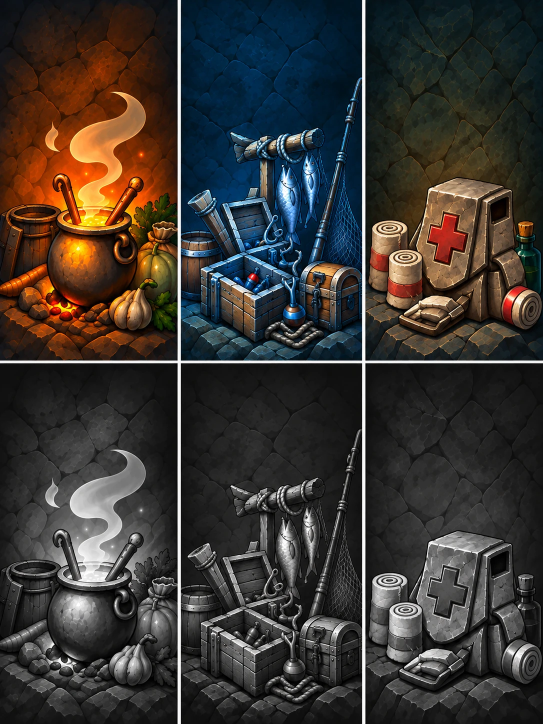
#> input picture docs/profession-cards.png, 1086 x 1448 px (shown at 1/2 size)
$ python make_profession_cards.py
#> lines starting #> are read from the running program, lines starting #| are printed output that depends on the picture; long printed decimals are rounded
### Tools/paths.py
"""Where the big generated folders live.

`Tools/output` (the built voice pack and every rendered preview, ~3 GB) and
`Tools/cache` (the downloaded cmangos dump and wago tables, ~350 MB) used to sit
inside the addon folder. They are generated, gitignored and enormous, and the
addon folder is something the user backs up and syncs, so they were moved out
(user, 2026-09-22) to a sibling folder:

    Project Web/MelloUI/            the addon and its tools
    Project Web/MelloUI-BuildData/  output/ and cache/

Nothing about the addon or the release depends on them. `.pkgmeta` already kept
`Tools` out of the zip, so this changes what is on disk, not what ships.

    from paths import OUTPUT, CACHE

Resolution order, so that a machine which never moved them still works:

    1. MELLOUI_BUILD_DATA, if it is set
    2. the old Tools/output, Tools/cache, if they are still there
    3. the sibling MelloUI-BuildData folder  (created on demand)

`pack_sources` deliberately did NOT move: it is the kit's source art, and
kitforge (in `MelloUI Test/tools/kitforge`) points straight at
`Tools/pack_sources/kit/v2_2x`.

The texture MASTERS moved out too (user, 2026-09-24: the compressed textures
approved; Media keeps only what ships). Every tool that paints art writes
its 32-bit TGA master under `MelloUI-BuildData/masters/Media/...`, at the path
the file used to have in the addon (masters/Media/Kit/window/frame_t.tga,
masters/Media/Textures/GameMenuFrame.tga ...), with the master
KitLayout.lua and KitSlices.lua beside them. The addon's Media holds what
the client loads, made from the masters by one command:

    python Tools/texture_pack.py ship

(BLP / DXT where the quality gate passes, atlas sheets for the small kit
pieces, TGA where it fails; Media/KitLayout.lua and Media/KitSlices.lua).
The masters never ship and are never written by that command.

    from paths import MASTERS, MASTER_MEDIA, ADDON_MEDIA

Resolution: MELLOUI_BUILD_DATA/masters if that is set, else the sibling
MelloUI-BuildData/masters (never inside the addon: the masters must not ship).
"""
from __future__ import annotations

import os

HERE = os.path.dirname(os.path.abspath(__file__))
ADDON = os.path.dirname(HERE)
SIBLING = os.path.join(os.path.dirname(ADDON), "MelloUI-BuildData")


def _resolve(name: str) -> str:
    override = os.environ.get("MELLOUI_BUILD_DATA", "").strip()
    if override:
        return os.path.join(override, name)
    in_repo = os.path.join(HERE, name)
    if os.path.isdir(in_repo):
        return in_repo
    return os.path.join(SIBLING, name)


#: The built voice pack, rendered frames and every preview a tool writes.
OUTPUT = _resolve("output")
#: Downloaded source data: the cmangos dump, wago tables, Wowhead pages.
CACHE = _resolve("cache")
#: The cut source art the kit is built from. Still inside Tools -- see above.
PACK_SOURCES = os.path.join(HERE, "pack_sources")

# (1.2.2) the line every generated data file holding classic-db data carries under its header: the cmangos classic-db
# is GPL-3.0, and so are the files made from it (LICENSE, LICENSE-GPL-3.0.txt)
GPL_NOTICE = ("-- Holds data derived from the cmangos classic-db (GPL-3.0): this file is under the GPL-3.0, "
              "see LICENSE-GPL-3.0.txt and LICENSE in the MelloUI folder.")


def _masters() -> str:
    override = os.environ.get("MELLOUI_BUILD_DATA", "").strip()
    return os.path.join(override if override else SIBLING, "masters")


#: The texture masters (32-bit TGA, never shipped) and their layout data.
MASTERS = _masters()
#: ... laid out as the addon's Media was: MASTER_MEDIA/Kit/window/frame_t.tga
MASTER_MEDIA = os.path.join(MASTERS, "Media")
#: The addon's own Media: what the client loads (and the ship step writes).
ADDON_MEDIA = os.path.join(ADDON, "Media")


def master(*parts: str) -> str:
    """A path under the masters' Media, for a tool that writes or reads a
    TGA master: master("Textures", "GameMenuFrame.tga")."""
    return os.path.join(MASTER_MEDIA, *parts)


# [4 lines left out: function ensure, not called in this run]


# [4 lines that do not run on import are left out]

### Tools/make_profession_cards.py
"""
Build Media/Textures/ProfessionCards.tga, the illustrations the Professions
Panel lays into the body of the book page's profession cards, from
docs/profession-cards.png (a 3 x 2 grid, 1086 x 1448: one column per
profession, row 1 coloured for a learned profession, row 2 grey for one
not learned; thin white dividers between the cells).

Each cell (about 352 x 717) is taller than a card body (300 x 334 art px,
under the skill bar and down to the card's bottom rail): the body's aspect
is cut from the cell's bottom, keeping the subject on its floor and losing
the empty wall above it. A soft shade darkens the bottom third where the
game's spell rings and their labels sit. The cuts are scaled to 252 x 281
(1.46 x their on-screen size at the module's 700 px window) and packed on
a 1024 x 1024 sheet, one column per profession, coloured over grey, with a
2 px extruded gutter round each so linear filtering never bleeds a
neighbour in. The rest of the sheet is free for the primary professions'
illustrations (their stone, bars and crosses are in the page skin).

    python Tools\\make_profession_cards.py

prints the UV table ProfessionsPanel.lua uses.
"""
import os
from PIL import Image
import numpy as np
from paths import OUTPUT
from paths import master  # the TGA masters: MelloUI-BuildData/masters/Media

HERE = os.path.dirname(os.path.abspath(__file__))
SRC = os.path.join(HERE, "..", "docs", "profession-cards.png")
OUT = master("Textures", "ProfessionCards.tga")  # the TGA master (Tools/paths.py); `texture_pack.py ship` makes what Media ships
PREVIEW = os.path.join(OUTPUT, "profession_cards_sheet.png")

SHEET = 1024
CELL_W, CELL_H = 256, 288              # the pitch of a cell on the sheet
GUTTER = 2                              # extruded edge round each sprite
SPRITE_W, SPRITE_H = CELL_W - 2 * GUTTER, CELL_H - 2 * GUTTER - 3   # 252 x 281, the body's 300 x 334
BODY_W, BODY_H = 300, 334               # a card body in art px
BOTTOM_MARGIN = 12                      # source rows kept under the subject's floor
SHADE_FROM, SHADE_TO = 0.62, 0.55       # the bottom shade: starts at 62 % of the height, 55 % brightness at the edge

# the grid: columns are professions, rows are learned / not learned
COLUMNS = [("cooking", 2, 353), ("fishing", 364, 722), ("firstaid", 733, 1083)]
ROWS = [("learned", 2, 718), ("unlearned", 729, 1445)]


def cut(src, x0, x1, y1):
    """The bottom of a cell at the body's aspect."""
    w = x1 - x0
    h = round(w * BODY_H / BODY_W)
    cy1 = y1 - BOTTOM_MARGIN
    return src.crop((x0, cy1 - h, x1, cy1)).resize((SPRITE_W, SPRITE_H), Image.LANCZOS)


def shade(sprite):
    a = np.array(sprite).astype(float)
    h = a.shape[0]
    t = np.clip((np.arange(h) / (h - 1) - SHADE_FROM) / (1 - SHADE_FROM), 0, 1)
    k = 1 - (1 - SHADE_TO) * t ** 1.4
    a[:, :, :3] *= k[:, None, None]
    return Image.fromarray(np.clip(a, 0, 255).astype(np.uint8))


def extrude(sheet, x, y, w, h, g):
    """Fill the gutter round a sprite with its clamped edge pixels."""
    a = np.array(sheet)
    a[y - g:y, x:x + w] = a[y, x:x + w]
    a[y + h:y + h + g, x:x + w] = a[y + h - 1, x:x + w]
    a[y - g:y + h + g, x - g:x] = a[y - g:y + h + g, x][:, None, :]
    a[y - g:y + h + g, x + w:x + w + g] = a[y - g:y + h + g, x + w - 1][:, None, :]
    return Image.fromarray(a)


src = Image.open(SRC).convert("RGBA")
sheet = Image.new("RGBA", (SHEET, SHEET), (0, 0, 0, 0))
#> sheet: PIL image 1024x1024 RGBA; every value is 0
uv = {}
for r, (state, y0, y1) in enumerate(ROWS):
    for c, (name, x0, x1) in enumerate(COLUMNS):
        sprite = shade(cut(src, x0, x1, y1))
        px, py = c * CELL_W + GUTTER, r * CELL_H + GUTTER
        sheet.paste(sprite, (px, py))
        sheet = extrude(sheet, px, py, SPRITE_W, SPRITE_H, GUTTER)
        uv[(name, state)] = (px, py, SPRITE_W, SPRITE_H)
#> this loop made 2 passes
#> pass 1, in extrude, `a = np.array(sheet)`:
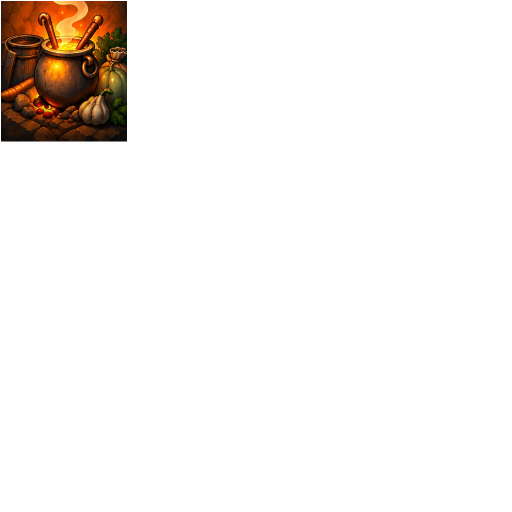
#> a: shape (1024, 1024, 4) (shown at 1/2 size); mean R, G, B, A 7.4, 3.8, 1.1, 17.2; transparent parts drawn white
#> pass 1, in shade (call 2), `a = np.array(sprite).astype(float)`:
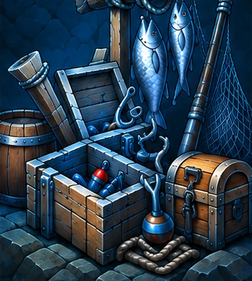
#> a: shape (281, 252, 4) float64; mean R, G, B, A 40.3, 61.9, 79.5, 255
#> pass 1, in extrude (call 2), `a = np.array(sheet)`:
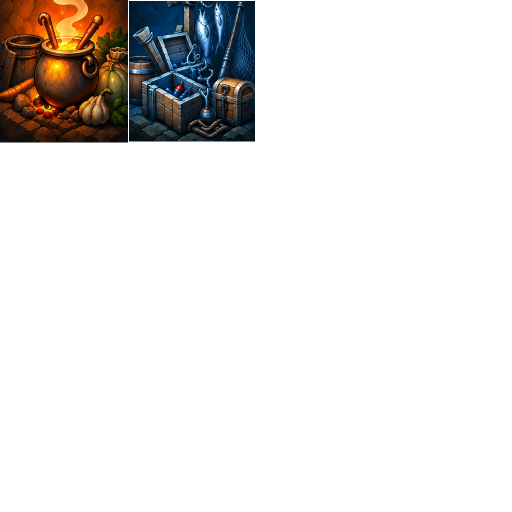
#> a: shape (1024, 1024, 4) (shown at 1/2 size); mean R, G, B, A 10.1, 7.8, 6.2, 35; transparent parts drawn white
#> after the loop:
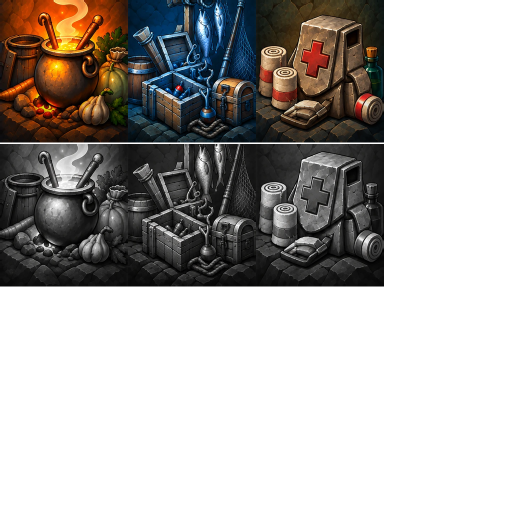
#> sheet: PIL image 1024x1024 RGBA (shown at 1/2 size); mean R, G, B, A 28.1, 24.5, 21.6, 106.5; transparent parts drawn white
#> after the loop:
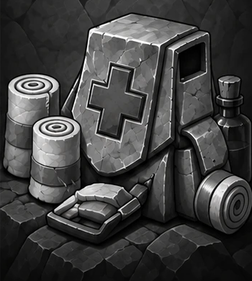
#> sprite: PIL image 252x281 RGBA; mean R, G, B, A 64, 64, 63.6, 255
#> after the loop, uv = 6 items

sheet.save(OUT)

os.makedirs(os.path.dirname(PREVIEW), exist_ok=True)
preview = Image.new("RGBA", sheet.size, (0, 140, 0, 255))
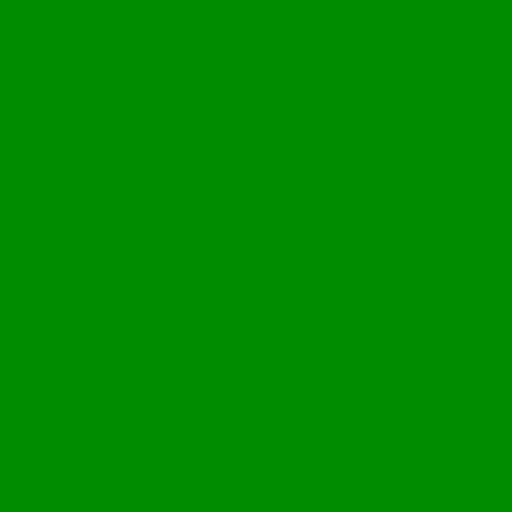
#> preview: PIL image 1024x1024 RGBA (shown at 1/2 size); mean R, G, B, A 0, 140, 0, 255
preview.alpha_composite(sheet)
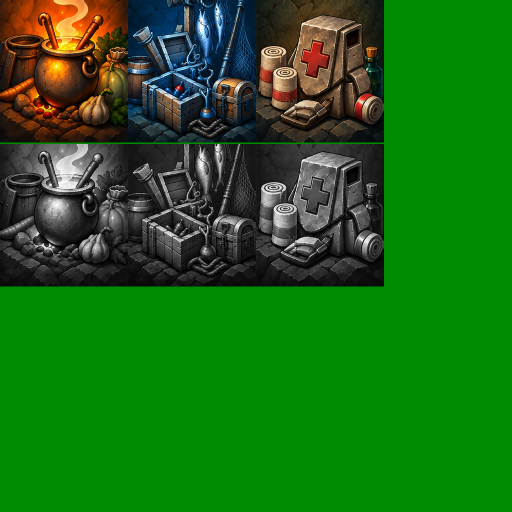
#> preview: PIL image 1024x1024 RGBA (shown at 1/2 size); mean R, G, B, A 28.1, 106.1, 21.6, 255
preview.save(PREVIEW)

print(f"-> {OUT}  ({SHEET} x {SHEET}), sprites {SPRITE_W} x {SPRITE_H}")
print("Sprite table for ProfessionsPanel.lua (sheet px):")
for (name, state), (x, y, w, h) in uv.items():
    print(f"  {name:9s} {state:9s}: Illustration({x}, {y}, {w}, {h})   uv {x / SHEET:.5f} {(x + w) / SHEET:.5f} {y / SHEET:.5f} {(y + h) / SHEET:.5f}")
#> this loop made 6 passes
#> (name, state, x, y) on passes 1 to 6: ('cooking', 'learned', 2, 2), ('fishing', 'learned', 258, 2), ('firstaid', 'learned', 514, 2), ('cooking', 'unlearned', 2, 290), ('fishing', 'unlearned', 258, 290), ('firstaid', 'unlearned', 514, 290)
#|   cooking   learned  : Illustration(2, 2, 252, 281)   uv 0.00195 0.248 0.00195 0.2764
#|   fishing   learned  : Illustration(258, 2, 252, 281)   uv 0.252 0.498 0.00195 0.2764
#|   firstaid  learned  : Illustration(514, 2, 252, 281)   uv 0.502 0.748 0.00195 0.2764
#|   cooking   unlearned: Illustration(2, 290, 252, 281)   uv 0.00195 0.248 0.2832 0.5576
#|   fishing   unlearned: Illustration(258, 290, 252, 281)   uv 0.252 0.498 0.2832 0.5576
#|   firstaid  unlearned: Illustration(514, 290, 252, 281)   uv 0.502 0.748 0.2832 0.5576
